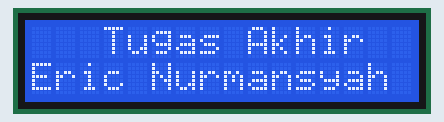
Simulated run of this sketch. Board: Arduino Uno, built with avr-gcc and run on an emulated ATmega328P. On the bench: 16×2 character LCD. What the sketch prints to the serial monitor is not drawn.

Above: at 0.1 s.
At 2.2 s:
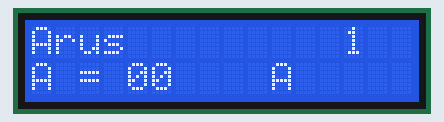
At 3.2 s:
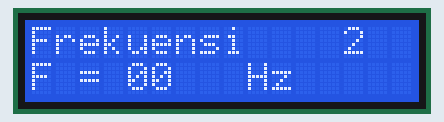
At 4.2 s:
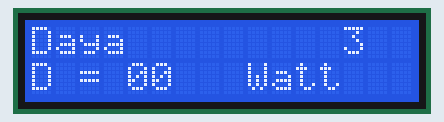

Measured:
- what the display in image 1 shows lasts 1.0 s, from 2.1 s to 3.1 s

The sketch:

02._Tesk_bergatian_dengan_Millis_LCD_I2C.ino
```cpp
#include <LiquidCrystal_I2C.h>
LiquidCrystal_I2C lcd(0x27,16,2);

unsigned long previousMillis2 = 0;
unsigned long interval2 = 1000;
unsigned long count2 = 0;

int taskIndex  = 0;
int taskIndex1 = 0;
int taskIndex2 = 0;
int taskIndex3 = 0;

void setup() {
Serial.begin(115200);
lcd.init();
lcd.backlight();
lcd.setCursor(3, 0);
lcd.print("Tugas Akhir");
lcd.setCursor(0, 1);
lcd.print("Eric Nurmansyah");
delay(2000);
}

void loop() {
String tasks [] = {"Tegangan", "Arus", "Frekuensi","Daya","Energi","Biaya","Suhu","Kelembaban"};
String tasks1[] = {"T =", "A =", "F =","D =","E =","Rp=","S =","K ="};
String tasks2[] = {"00","00","00","00","00","00","00","00"};
String tasks3[] = {" Volt", "  A", " Hz"," Watt"," Kwh",""," C"," %"};

 unsigned long currentMillis2 = millis();
  if (currentMillis2 - previousMillis2 >= interval2) {
    previousMillis2 = currentMillis2;
    count2++;
   if (count2+1) {
    taskIndex++;
    if (taskIndex >= sizeof(tasks) / sizeof(tasks[0])) {
      taskIndex = 0;
    }
    taskIndex1++;
    if (taskIndex1 >= sizeof(tasks1) / sizeof(tasks1[0])) {
      taskIndex1 = 0;
    }
  taskIndex2++;
    if (taskIndex2 >= sizeof(tasks2) / sizeof(tasks2[0])) {
      taskIndex2 = 0;
    }
  taskIndex3++;
    if (taskIndex3 >= sizeof(tasks3) / sizeof(tasks3[0])) {
      taskIndex3 = 0;
      }
    lcd.clear();
    lcd.setCursor(0, 0);
    lcd.print(tasks[taskIndex]);
    lcd.setCursor(0, 1);
    lcd.print(tasks1[taskIndex1]);
    lcd.setCursor(4, 1);
    lcd.print(tasks2[taskIndex2]);
    lcd.setCursor(8, 1);
    lcd.print(tasks3[taskIndex3]);
    lcd.setCursor(13, 0);
    lcd.print(count2);
   }
  }
Serial.println(count2);
}
```
